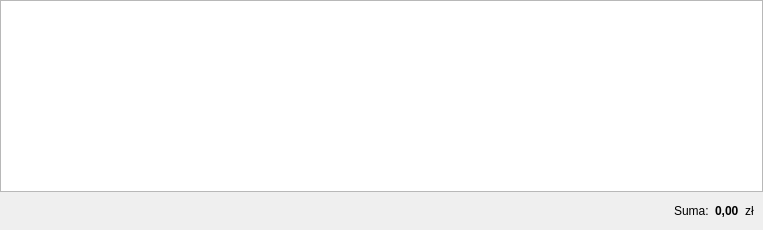
        <widget class="QWidget" name="tab_pracownicy">
         <attribute name="title">
          <string>Pracownicy</string>
         </attribute>
         <layout class="QVBoxLayout" name="verticalLayout_9">
          <property name="spacing">
           <number>0</number>
          </property>
          <property name="leftMargin">
           <number>0</number>
          </property>
          <property name="topMargin">
           <number>0</number>
          </property>
          <property name="rightMargin">
           <number>0</number>
          </property>
          <property name="bottomMargin">
           <number>0</number>
          </property>
          <item>
           <widget class="QWidget" name="widget_8" native="true">
            <layout class="QVBoxLayout" name="verticalLayout_8">
             <property name="spacing">
              <number>0</number>
             </property>
             <property name="leftMargin">
              <number>0</number>
             </property>
             <property name="topMargin">
              <number>0</number>
             </property>
             <property name="rightMargin">
              <number>0</number>
             </property>
             <property name="bottomMargin">
              <number>0</number>
             </property>
             <item>
              <widget class="QTableWidget" name="tab_dane_pracownicy"/>
             </item>
             <item>
              <widget class="QWidget" name="widget_10" native="true">
               <layout class="QHBoxLayout" name="horizontalLayout_5">
                <item>
                 <spacer name="horizontalSpacer_4">
                  <property name="orientation">
                   <enum>Qt::Horizontal</enum>
                  </property>
                  <property name="sizeHint" stdset="0">
                   <size>
                    <width>665</width>
                    <height>20</height>
                   </size>
                  </property>
                 </spacer>
                </item>
                <item>
                 <widget class="QLabel" name="label_3">
                  <property name="text">
                   <string>Suma:</string>
                  </property>
                 </widget>
                </item>
                <item>
                 <widget class="QLabel" name="lab_sumaPracownicy">
                  <property name="font">
                   <font>
                    <weight>75</weight>
                    <bold>true</bold>
                   </font>
                  </property>
                  <property name="text">
                   <string>0,00</string>
                  </property>
                 </widget>
                </item>
                <item>
                 <widget class="QLabel" name="label_8">
                  <property name="text">
                   <string>zł</string>
                  </property>
                 </widget>
                </item>
               </layout>
              </widget>
             </item>
            </layout>
           </widget>
          </item>
         </layout>
        </widget>
